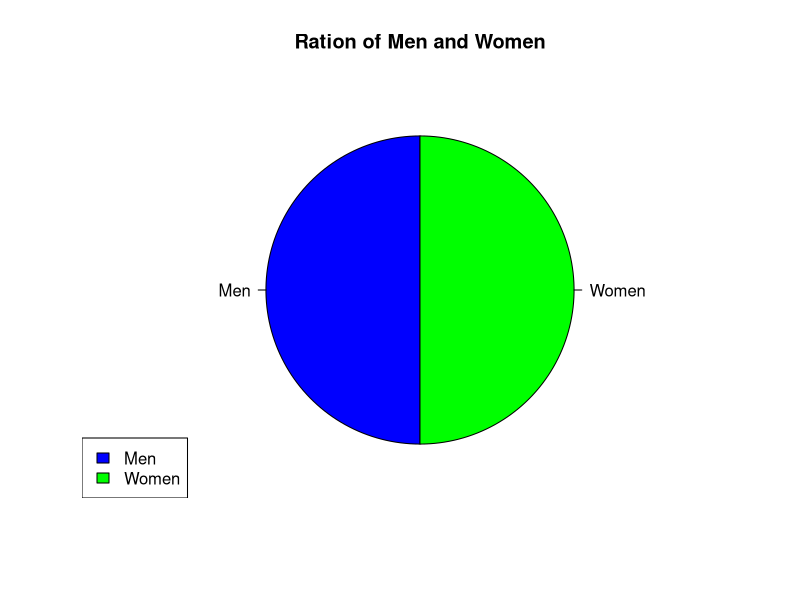

Here is the R script that generated this plot:
# A pie chart is a circular graphical view of data

# to make a pie chart use the pie function

#x <- c(10,20,30,40)
#pie(x)

# you can change the start angle of pie chart using the init.angle

mnw <- c(50,50)
lable <- c("Men", "Women")
colors <- c("blue", "green")
pie(mnw, init.angle = 90, col = colors, main = "Ration of Men and Women", labels = lable)

# to add a explanantion of each pie use the legend function

legend("bottomleft", fill = colors, lable)